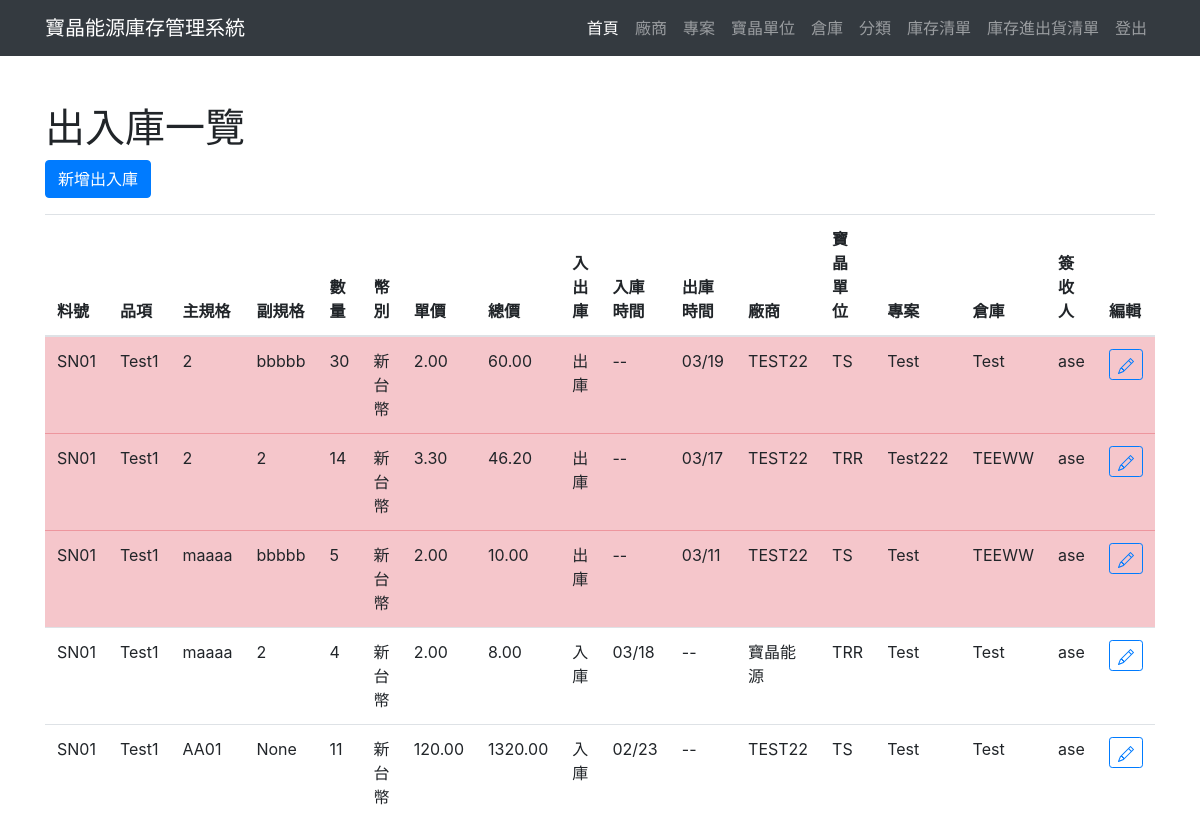
The page /stock/ (signed in) on the database as committed earlier.
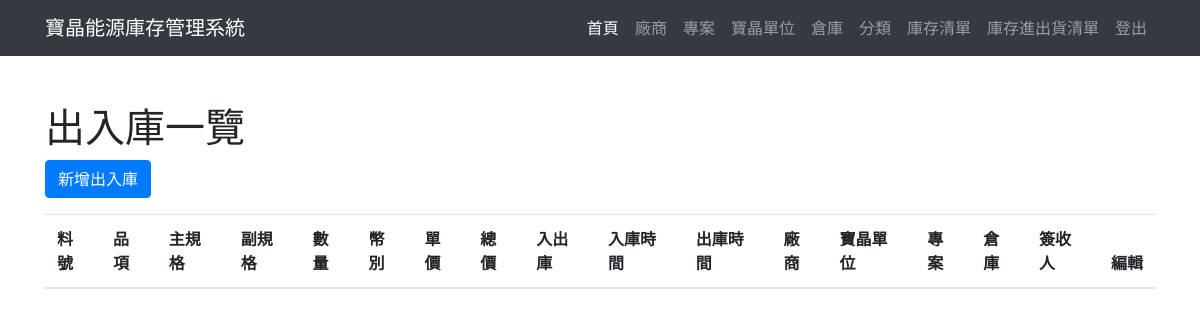
The same page on the database as committed later.
### stock/models.py (models this page shows, shortened)
class Stock2(models.Model):
    NTD = '新台幣'
    USD = '美金'
    EUR = '歐元'
    RMB = '人民幣'
    PAY_CURRENCY_CHOICE = (
        (NTD, '新台幣'),
        (USD, '美金'),
        (EUR, '歐元'),
        (RMB, '人民幣'),
    )
    STKIN = '入庫'
    STKOUT = '出庫'
    STOCK_CHANGE_CHOICE = (
        (STKIN, '入庫'),
        (STKOUT, '出庫'),
    )
    stock_change = models.CharField(
        max_length=10,
        choices=STOCK_CHANGE_CHOICE,
        default=STKIN,
    )
    stock_sn = models.CharField(max_length=20)
    stock_item = models.CharField(max_length=100)
    stock_specmain = models.CharField(max_length=100)
    stock_specsub = models.CharField(max_length=100, null=True, blank=True)
    stock_cnt = models.IntegerField()
    stock_currency = models.CharField(
        max_length=20,
        choices=PAY_CURRENCY_CHOICE,
        default=NTD
    )
    stock_price = models.DecimalField(max_digits=20, decimal_places=2)
    stock_time = models.DateField()
    stock_comp = models.ForeignKey(
        Company,
        on_delete=models.PROTECT,
        related_name='stock_comp',
    )
    stock_inaunit = models.ForeignKey(
        Inaunit,
        on_delete=models.PROTECT,
        related_name='stock_inaunit',
    )
    stock_proj = models.ForeignKey(
        Project,
        on_delete=models.PROTECT,
        related_name='stock_proj',
    )
    stock_warehouse = models.ForeignKey(
        Warehouse,
        on_delete=models.PROTECT,
        related_name='stock_warehouse',
    )
    stock_sign = models.CharField(max_length=20)
    stock_isvalid = models.BooleanField(default=True)
    stock_addtime = models.DateTimeField(auto_now_add=True)
    stock_updatetime = models.DateTimeField(auto_now=True)
    def totalprice(self):
        return self.stock_cnt * self.stock_price

class Company(models.Model):
    comp_id = models.CharField(max_length=20)
    comp_name = models.CharField(max_length=100)
    comp_spon = models.CharField(max_length=20, null=True, blank=True)
    comp_tel = models.CharField(max_length=20, null=True, blank=True)
    comp_email = models.EmailField(null=True, blank=True)
    comp_remark = models.CharField(max_length=200, null=True, blank=True)
    comp_addtime = models.DateTimeField(auto_now_add=True)
    comp_isvalid = models.BooleanField(default=True)
    comp_updatetime = models.DateTimeField(auto_now=True)

class Inaunit(models.Model):
    ina_id = models.CharField(max_length=20)
    ina_name = models.CharField(max_length=100)
    ina_shortname = models.CharField(max_length=20)
    ina_remark = models.CharField(max_length=200, null=True, blank=True)
    ina_isvalid = models.BooleanField(default=True)
    ina_addtime = models.DateTimeField(auto_now_add=True)
    ina_updatetime = models.DateTimeField(auto_now=True)

class Project(models.Model):
    ONGO = '進行中'
    TMPSTOP = '暫停中'
    END = '結案'
    PROJECT_STATUS_CHOICE = [
        (ONGO, '進行中'),
        (TMPSTOP, '暫停中'),
        (END, '結案'),
    ]
    proj_id = models.CharField(max_length=20)
    proj_name = models.CharField(max_length=100)
    proj_owner = models.CharField(max_length=20)
    proj_remark = models.CharField(max_length=200, null=True, blank=True)
    proj_status = models.CharField(
        max_length=20,
        choices=PROJECT_STATUS_CHOICE,
        default=ONGO,
    )
    proj_isvalid = models.BooleanField(default=True)
    proj_uptime = models.DateField()
    proj_downtime = models.DateField(null=True, blank=True)
    proj_addtime = models.DateTimeField(auto_now_add=True)
    proj_updatetime = models.DateTimeField(auto_now=True)

class Warehouse(models.Model):
    house_id = models.CharField(max_length=20)
    house_name = models.CharField(max_length=100)
    house_sponsor = models.CharField(max_length=20)
    house_loc = models.CharField(max_length=20)
    house_remark = models.CharField(max_length=200, null=True, blank=True)
    house_isvalid = models.BooleanField(default=True)
    house_addtime = models.DateTimeField(auto_now_add=True)
    house_updatetime = models.DateTimeField(auto_now=True)

### stock/views.py (the view)
# urls.py: path('', views.stock, name='Stock_list'),
@login_required
def stock(request):
    template = loader.get_template('stock2/list.html')
    stock_list = Stock2.objects.order_by("-stock_addtime")
    context = {
        'stock_list': stock_list,
    }
    return HttpResponse(template.render(context, request))

### warehouse/templates/stock2/list.html (shortened to what this page needs)
{% extends 'frame/base.html' %}
{% block content %}
<div class="container-xl">
    <div class="row">
        <div class="col-sm-12">
            <h1 class="mt-5">出入庫一覽</h1>
            <div class="mb-3">
            {% if user.is_authenticated %}
                <a href="add/" class="btn btn-primary">新增出入庫</a>
            {% endif %}
          </div>
        </div>
    </div>
    <div class="row">
        <div class="col-sm-12">
            <div class="table-responsive-xl">
                <div class="table">
                    <table class="table table-hover">
                        <thead>
                            <tr>
                                <th scope="col">料號</th>
                                <th scope="col">品項</th>
                                <th scope="col">主規格</th>
                                <th scope="col">副規格</th>
                                <th scope="col">數量</th>
                                <th scope="col">幣別</th>
                                <th scope="col">單價</th>
                                <th scope="col">總價</th>
                                <th scope="col">入出庫</th>
                                <th scope="col">入庫時間</th>
                                <th scope="col">出庫時間</th>
                                <th scope="col">廠商</th>
                                <th scope="col">寶晶單位</th>
                                <th scope="col">專案</th>
                                <th scope="col">倉庫</th>
                                <th scope="col">簽收人</th>
                                <th scope="col">編輯</th>
                            </tr>
                        </thead>
                        <tbody>
                        {% for stock in stock_list %}
                            {% if stock.stock_change == "入庫" %}
                            <tr>
                            {% else %}
                            <tr class="table-danger">
                            {% endif %}
                                <td>{{ stock.stock_sn }}</td>
                                <td>{{ stock.stock_item }}</td>
                                <td>{{ stock.stock_specmain }}</td>
                                <td>{{ stock.stock_specsub }}</td>
                                <td>{{ stock.stock_cnt }}</td>
                                <td>{{ stock.stock_currency }}</td>
                                <td>{{ stock.stock_price }}</td>
                                <td>{{ stock.totalprice }}</td>
                                <td>{{ stock.stock_change }}</td>
                                {% if stock.stock_change == '入庫' %}
                                    <td>{{ stock.stock_time|date:"m/d" }}</td>
                                    <td> -- </td>
                                {% else %}
                                    <td> -- </td>
                                    <td>{{ stock.stock_time|date:"m/d" }}</td>
                                {% endif %}
                                <td>{{ stock.stock_comp.comp_name }}</td>
                                <td>{{ stock.stock_inaunit.ina_shortname }}</td>
                                <td>{{ stock.stock_proj.proj_name }}</td>
                                <td>{{ stock.stock_warehouse.house_name }}</td>
                                <td>{{ stock.stock_sign }}</td>
                                <td><a href="{% url 'Stock_update' stock.id %}" class="btn btn-outline-primary btn-sm" role="button"></a></td>
                            </tr>
                        {% endfor %}
                        </tbody>
                    </table>
                </div>
            </div>
        </div>
    </div>
</div>
{% endblock %}

Rows that differ between the two databases and show on the page:
removed Stock2: stock_sn "SN01", stock_item "Test1", stock_specmain "2", stock_specsub "bbbbb", stock_cnt "30", stock_currency "新台幣", stock_price "2.00", totalprice "60.00", stock_change "出庫", stock_time "03/19", stock_comp.comp_name "TEST22", stock_inaunit.ina_shortname "TS", stock_proj.proj_name "Test", stock_warehouse.house_name "Test", stock_sign "ase"
removed Stock2: stock_sn "SN01", stock_item "Test1", stock_specmain "2", stock_specsub "2", stock_cnt "14", stock_currency "新台幣", stock_price "3.30", totalprice "46.20", stock_change "出庫", stock_time "03/17", stock_comp.comp_name "TEST22", stock_inaunit.ina_shortname "TRR", stock_proj.proj_name "Test222", stock_warehouse.house_name "TEEWW", stock_sign "ase"
removed Stock2: stock_sn "SN01", stock_item "Test1", stock_specmain "maaaa", stock_specsub "bbbbb", stock_cnt "5", stock_currency "新台幣", stock_price "2.00", totalprice "10.00", stock_change "出庫", stock_time "03/11", stock_comp.comp_name "TEST22", stock_inaunit.ina_shortname "TS", stock_proj.proj_name "Test", stock_warehouse.house_name "TEEWW", stock_sign "ase"
removed Stock2: stock_sn "SN01", stock_item "Test1", stock_specmain "maaaa", stock_specsub "2", stock_cnt "4", stock_currency "新台幣", stock_price "2.00", totalprice "8.00", stock_change "入庫", stock_time "03/18", stock_comp.comp_name "寶晶能源", stock_inaunit.ina_shortname "TRR", stock_proj.proj_name "Test", stock_warehouse.house_name "Test", stock_sign "ase"
removed Stock2: stock_sn "SN01", stock_item "Test1", stock_specmain "AA01", stock_specsub "None", stock_cnt "11", stock_currency "新台幣", stock_price "120.00", totalprice "1320.00", stock_change "入庫", stock_time "02/23", stock_comp.comp_name "TEST22", stock_inaunit.ina_shortname "TS", stock_proj.proj_name "Test", stock_warehouse.house_name "Test", stock_sign "ase"
